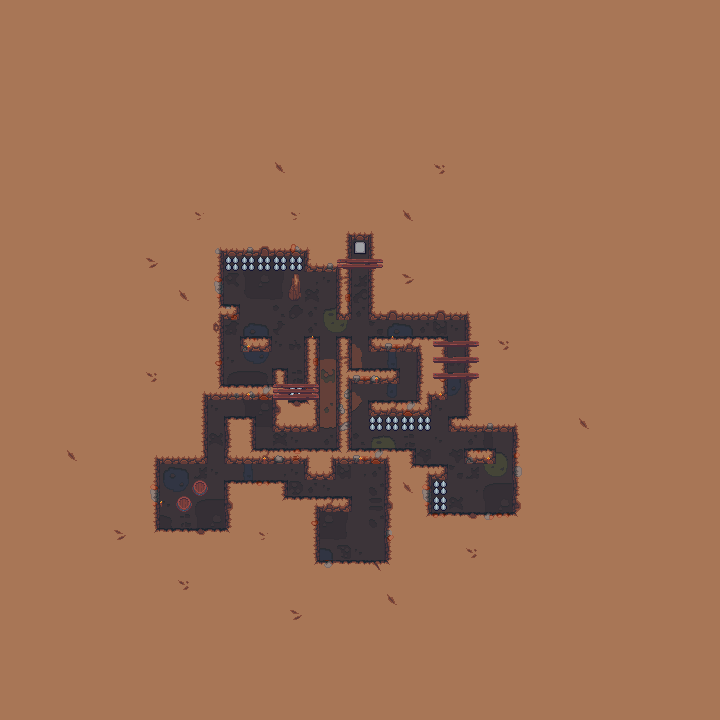

The image is a tile-based game level rendered from a .tmx file. Its description and source (layers, tilesets, objects; grid data summarised) follow:
An orthogonal 45x45 tile map with 16x16 px tiles, 6 tile layers (Art_Bottom, Art_Bottom_Top, Art_Background, Art_Gameplay, ...), 1 hidden layer not drawn, 3 tilesets and 1 object (spawn).

<map version="1.2" tiledversion="1.2.3" orientation="orthogonal" renderorder="left-up" width="45" height="45" tilewidth="16" tileheight="16" infinite="0" backgroundcolor="#a87656" nextlayerid="30" nextobjectid="11">
 <tileset firstgid="1" source="tileset/GameplayTileset.tsx" />
 <tileset firstgid="33" source="tileset/SlimeCave.tsx" />
 <tileset firstgid="584" source="tileset/GameplayImages.tsx" />
 <layer id="23" name="Art_Bottom" width="45" height="45">
  <data>[2025 cells, 196 non-empty, 45 distinct tile ids]</data>
 </layer>
 <layer id="24" name="Art_Bottom_Top" width="45" height="45">
  <data>[2025 cells, 15 non-empty, 8 distinct tile ids]</data>
 </layer>
 <layer id="25" name="Art_Background" width="45" height="45">
  <data>[2025 cells, 173 non-empty, 66 distinct tile ids]</data>
 </layer>
 <layer id="26" name="Art_Gameplay" width="45" height="45">
  <properties>
   <property name="Modify" value="" />
  </properties>
  <data>[2025 cells, 13 non-empty, 2 distinct tile ids]</data>
 </layer>
 <layer id="27" name="SlimeCover" width="45" height="45">
  <data>[2025 cells, 0 non-empty, 0 distinct tile ids]</data>
 </layer>
 <layer id="28" name="Art_Foreground" width="45" height="45">
  <properties>
   <property name="Front" value="" />
  </properties>
  <data>[2025 cells, 47 non-empty, 18 distinct tile ids]</data>
 </layer>
 <layer id="15" name="Gameplay" width="45" height="45" visible="0" opacity="0.14">
  <data>[2025 cells, 186 non-empty, 4 distinct tile ids]</data>
 </layer>
 <objectgroup id="29" name="Properties">
  <object id="10" name="spawn" x="336" y="528" width="16" height="16" />
 </objectgroup>
</map>
